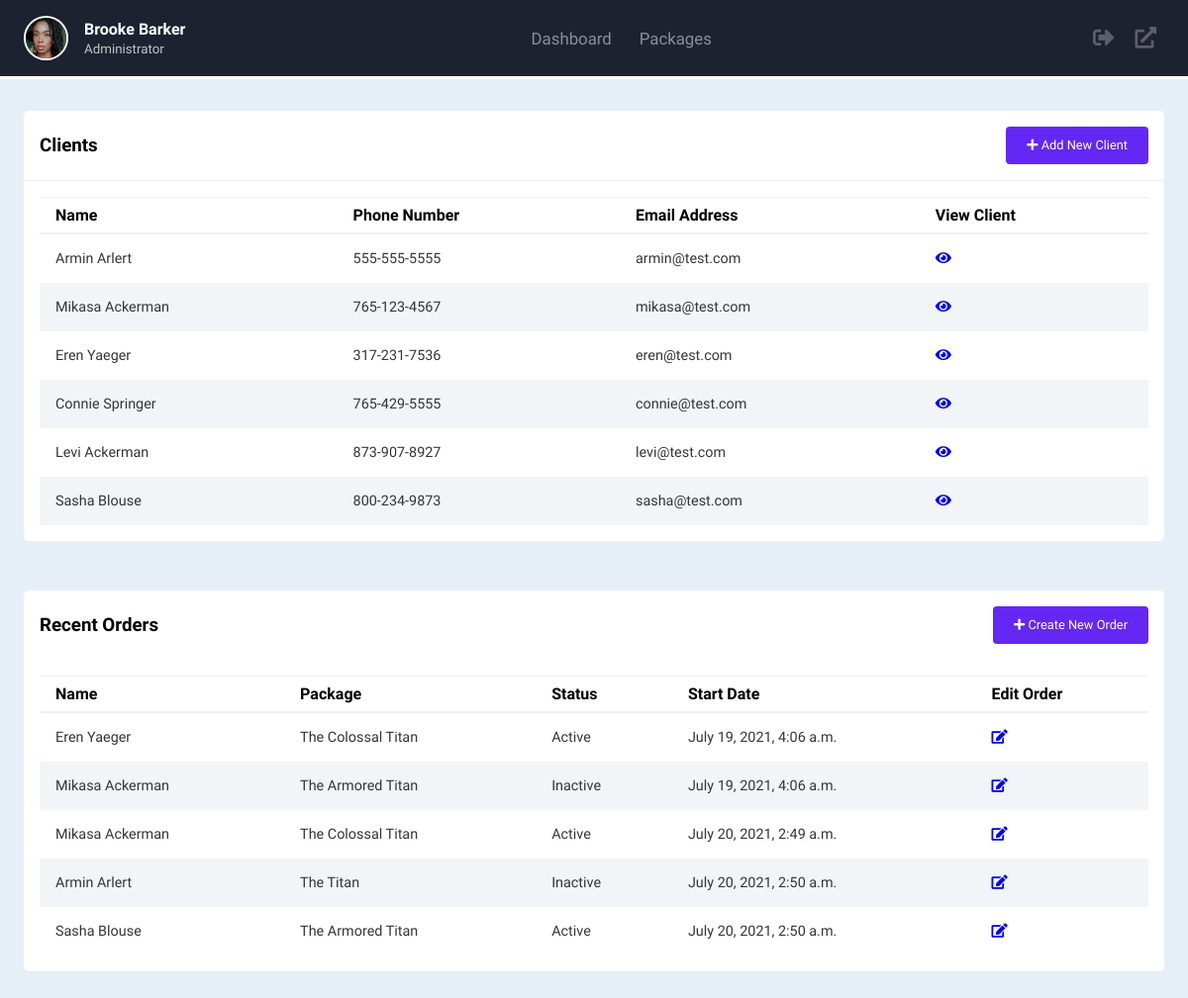
Before: /dashboard/ with the older database file.
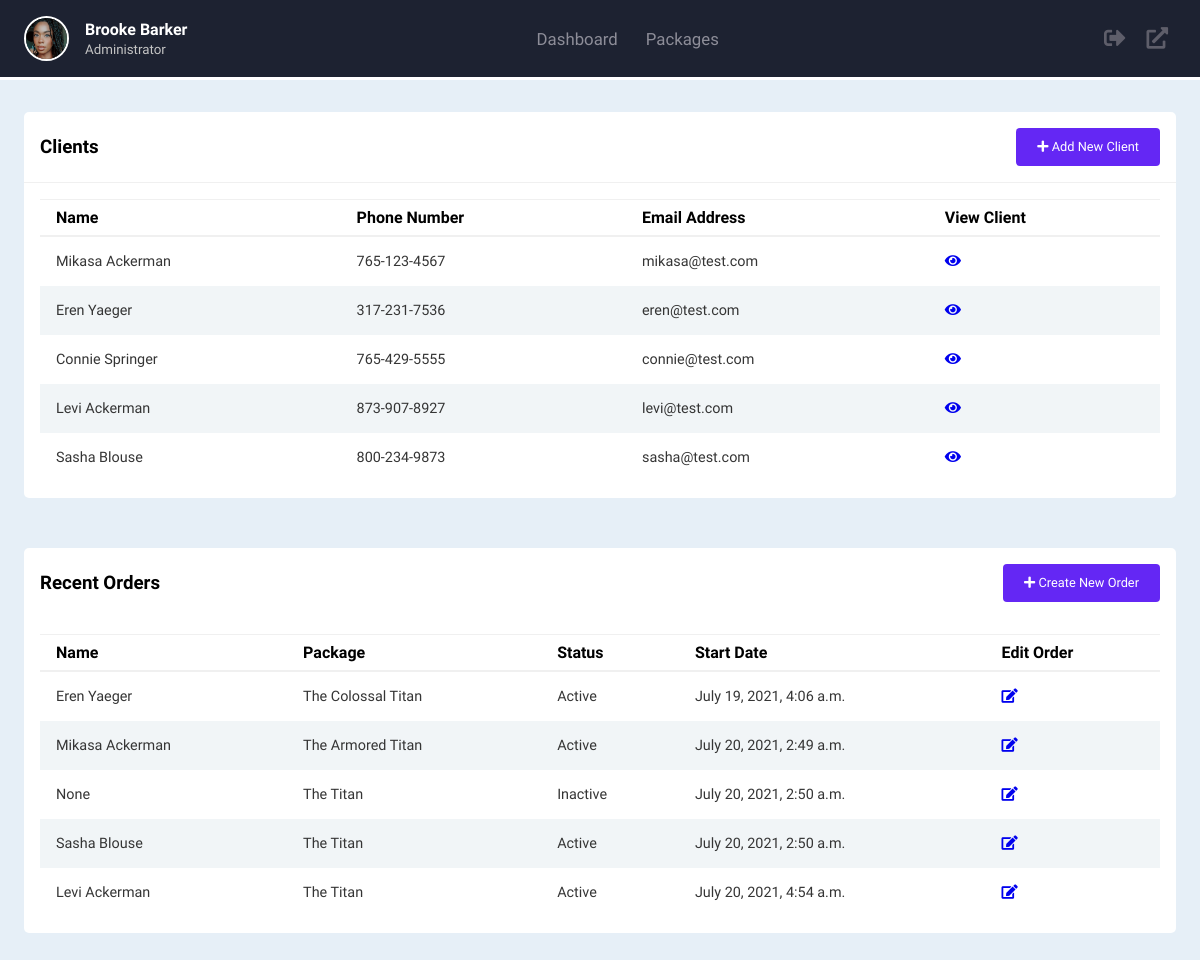
After: the same page with the newer database file.
### accounts/models.py (models this page shows, shortened)
class Client(models.Model):
    name = models.CharField(max_length=200, null=True)
    phone = models.CharField(max_length=200, null=True)
    email = models.CharField(max_length=200, null=True)
    date_created = models.DateTimeField(auto_now_add=True, null=True)
    def __str__(self):
        return self.name

class Order(models.Model):
    STATUS = (
        ('Active', 'Active'),
        ('Inactive', 'Inactive'),
    )
    client = models.ForeignKey(Client, null=True, on_delete=models.SET_NULL)
    package = models.ForeignKey(Package, null=True, on_delete=models.SET_NULL)
    date_created = models.DateTimeField(auto_now_add=True, null=True)
    status = models.CharField(max_length=200, null=True, choices=STATUS)

class Package(models.Model):
    name = models.CharField(max_length=200, null=True)
    hourly_rate = models.FloatField(null=True)
    description = models.CharField(max_length=200, null=True)
    date_created = models.DateTimeField(auto_now_add=True, null=True)
    def __str__(self):
        return self.name

### accounts/views.py (the view)
# urls.py: path('dashboard/', views.dashboard, name="dashboard"),
def dashboard(request):
    orders = Order.objects.all()
    clients = Client.objects.all()
    context = {'orders': orders, 'clients': clients}
    return render(request,'accounts/dashboard.html', context)

### accounts/templates/accounts/dashboard.html (shortened to what this page needs)
{% extends 'accounts/main.html' %}
{% block content %}
{% include 'accounts/dashboard-navbar.html' %}
    <div class="main-content">
        <main>
            <div class="client-list-wrapper">
                <div class="client-list-header">
                    <h3>Clients</h3>
                    <a class="add-new-client" href="{% url 'create_client' %}"><button><span><i class="fas fa-plus"></i></span> Add New Client</button></a>
                </div>
                <div class="client-list-body">
                    <div class="table-responsive">
                        <table width="100%">
                            <thead>
                                <tr>
                                    <th>Name</th>
                                    <th>Phone Number</th>
                                    <th>Email Address</th>
                                    <th>View Client</th>
                                </tr>
                            </thead>
                            {% for client in clients %}
                                <tr>
                                    <td>{{client.name}}</td>
                                    <td>{{client.phone}}</td>
                                    <td>{{client.email}}</td>
                                    <td><a href="{% url 'client' client.id %}"><i class="fas fa-eye"></i></a></td>
                                </tr>
                            {% endfor %}
                        </table>
                    </div>
                </div>
            </div>
            <div class="recent-orders-wrapper">
                <div class="recent-orders-header">
                    <h3>Recent Orders</h3>
                    <a class="add-new-order" href="{% url 'create_order' %}"><button><span><i class="fas fa-plus"></i></span> Create New Order</button></a>
                </div>
                <div class="recent-orders-body">
                    <div class="table-responsive">
                        <table width="100%">
                            <thead>
                                <tr>
                                    <th>Name</th>
                                    <th>Package</th>
                                    <th>Status</th>
                                    <th>Start Date</th>
                                    <th>Edit Order</th>
                                </tr>
                            </thead>
                            {% for order in orders %}
                            <tr>
                                <td>{{order.client}}</td>
                                <td>{{order.package}}</td>
                                <td>{{order.status}}</td>
                                <td>{{order.date_created}}</td>
                                <td><a href="{% url 'update_order' order.id %}"><i class="fas fa-edit"></i></a></td>
                            </tr>
                        {% endfor %}
                        </table>
                    </div>
                </div>
            </div>
        </main>
    </div>
{% endblock %}

### accounts/templates/accounts/main.html (shortened to what this page needs)
{% load static %}
<!DOCTYPE html>
<html lang="en">
<head>
    <link rel="stylesheet" type="text/css" href="{% static '/css/main.css' %}">
    <link rel="stylesheet" type="text/css" href="{% static '/css/variables.css' %}">
    <link rel="stylesheet" href="https://pro.fontawesome.com/releases/v5.10.0/css/all.css"/>
</head>
<body>
    {% block content %}
    {% endblock %}
</body>
</html>

### accounts/templates/accounts/dashboard-navbar.html
{% load static %}
<div class="dashboard-navbar">
    <header>
        <div class="user-wrapper">
            <img src="{% static '/images/photos/dashboard.jpg' %}" width="45px" height="45px" alt="profile picture">
            <div>
                <h4>Brooke Barker</h4>
                <small>Administrator</small>
            </div>
        </div>
        <div class="dashboard-navbar-container">
            <ul class="dashboard-navbar">
                <li class="dashboard-navbar__item">
                    <a href="{% url 'dashboard' %}" class="dashboard-navbar__links">Dashboard</a>
                </li>
                <li class="dashboard-navbar__item">
                    <a href="{% url 'packages' %}" class="dashboard-navbar__links">Packages</a>
                </li>
            </ul>
        </div>
        <div class="top-icons-wrapper">
            <a href="" class="top-icons"><i class="fas fa-sign-out-alt"></i></a>
            <a href="/" class="top-icons" target="_blank"><i class="fas fa-external-link-alt"></i></a>
        </div>
    </header>
</div>

### static/css/main.css (style rules this page uses)
* { box-sizing: border-box; margin: 0; padding: 0; list-style-type: none; text-decoration: none; font-family: "Kumbh Sans", sans-serif; }
.main-content { height: 80vh; }
.dashboard-navbar header { background: var(--text-dark); display: flex; justify-content: space-between; align-items: center; padding: 1rem 1.5rem; position: fixed; width: 100%; top: 0; z-index: 100; }
.user-wrapper { display: flex; align-items: center; }
.user-wrapper img { border-radius: 50%; margin-right: 1rem; border: 2.5px solid white; }
.user-wrapper h4 { color: white; }
.user-wrapper small { display: inline-block; color: var(--litegrey); }
.dashboard-navbar { display: flex; }
.dashboard-navbar__item { margin-right: 1.75rem; }
.dashboard-navbar__links { color: #8d8d98; align-items: center; justify-content: center; text-decoration: none; font-size: 1.05rem; }
.top-icons-wrapper { display: flex; justify-content: space-between; padding: 0 .5rem; width: 80px; }
.top-icons { font-size: 1.35rem; color: #5e5e6a; }
.main-content main { margin-top: 80px; padding: 2rem 1.5rem; background: #e6eff7; min-height: calc(100vh - 75px); }
.client-list-wrapper { background: #fff; border-radius: 5px; }
.client-list-header, .client-list-body { padding: 1rem; }
.client-list-header { display: flex; justify-content: space-between; align-items: center; border-bottom: 1px solid #f0f0f0; }
.client-list-header button { background: var(--deepsea); border-radius: 4px; color: #fff; font-size: .8rem; padding: .65rem 1.25rem; border: 1px solid transparent; }
.client-list-body table { border-collapse: collapse; }
.client-list-body thead { border-top: 1px solid #f0f0f0; border-bottom: 2px solid #f0f0f0; }
.client-list-body thead th { font-weight: 600; text-align: left; padding: .5rem 1rem; }
.client-list-body tr:nth-child(even) { background-color: #f1f5f7; }
.client-list-body td { padding: 1rem; font-size: .9rem; color: rgb(53, 53, 53); }
.recent-orders-wrapper { margin-top: 50px; background: #fff; border-radius: 5px; }
.recent-orders-header, .recent-orders-body { padding: 1rem; }
.recent-orders-header { display: flex; justify-content: space-between; align-items: center; }
.recent-orders-header button { background: var(--deepsea); border-radius: 4px; color: #fff; font-size: .8rem; padding: .65rem 1.25rem; border: 1px solid transparent; }
.recent-orders-body table { border-collapse: collapse; }
.recent-orders-body thead { border-top: 1px solid #f0f0f0; border-bottom: 2px solid #f0f0f0; }
.recent-orders-body thead th { font-weight: 600; text-align: left; padding: .5rem 1rem; }
.recent-orders-body tr:nth-child(even) { background-color: #f1f5f7; }
.recent-orders-body td { padding: 1rem; font-size: .9rem; color: rgb(53, 53, 53); }
.table-responsive { width: 100%; overflow-x: auto; }

### static/css/variables.css (style rules this page uses)
:root { --offwhite: #e8e3dc; --seasalt: #ced9df; --oceanbay: #50d5d5; --deepsea: #6427f4; --slateblue: #3827f4; --darkgrey: #141414; --litegrey: #c4c4c4; --pink: #e91672; --text-dark: #1d2231; --text-grey: #8390a2; --text-med: #9d9d9d; }

Changed rows visible on the page:
removed Client: name "Armin Arlert", phone "555-555-5555", email "armin@test.com"
removed Order: client "Mikasa Ackerman", package "The Armored Titan", status "Inactive", date_created "July 19, 2021, 4:06 a.m."
changed Order "Mikasa Ackerman": package "The Colossal Titan" → "The Armored Titan"
changed Order "Inactive": client "Armin Arlert" → "None"
changed Order "Sasha Blouse": package "The Armored Titan" → "The Titan"
added Order: client "Levi Ackerman", package "The Titan", status "Active", date_created "July 20, 2021, 4:54 a.m."
